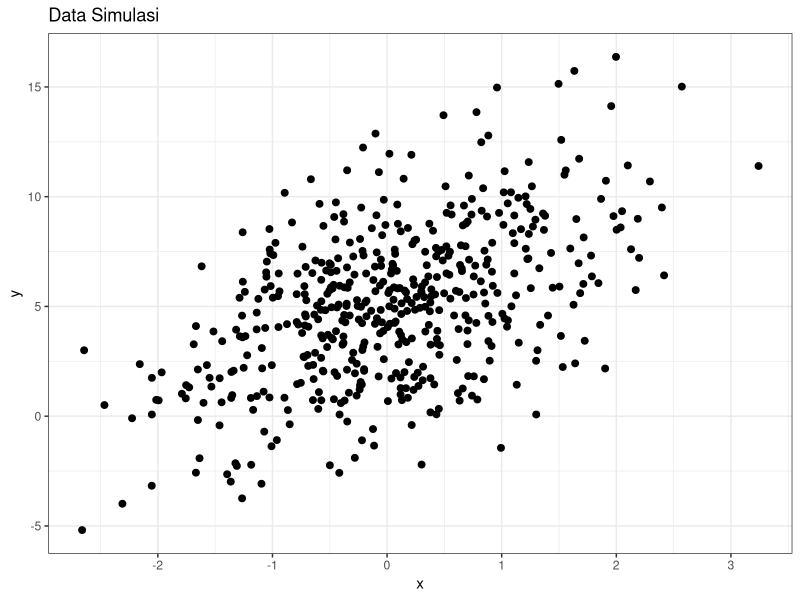
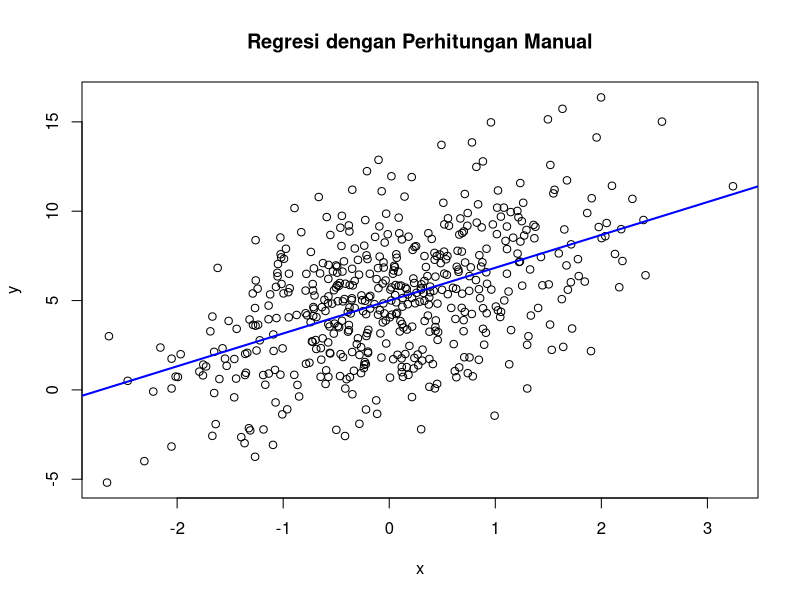
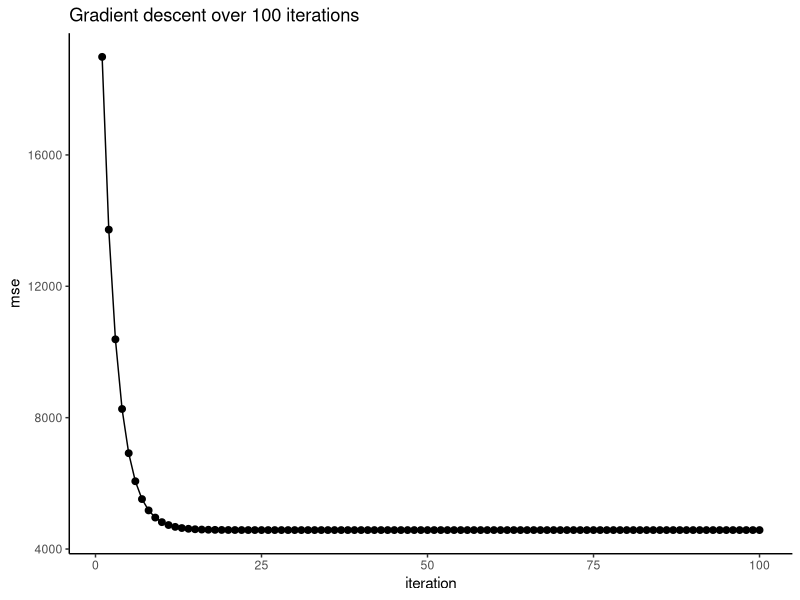
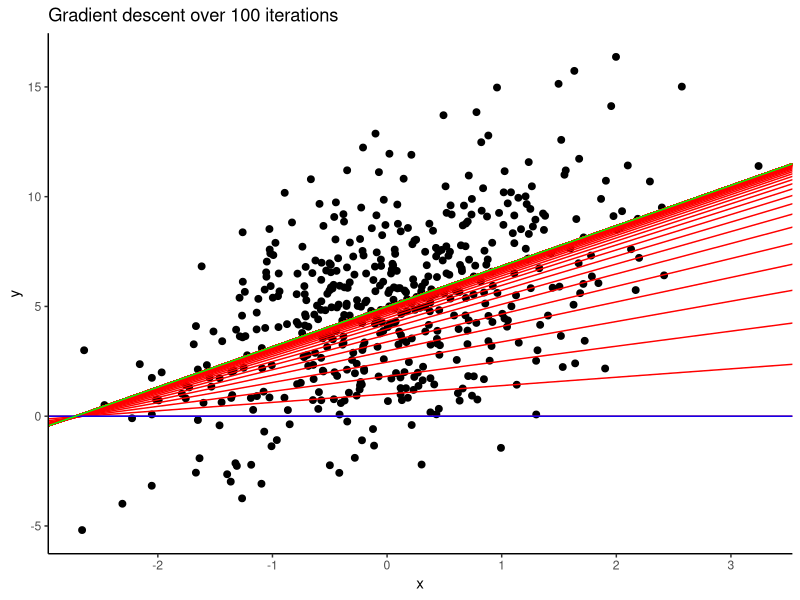

Generate these figures, in order, with R:
#membangkitkan bilangan random X dan Y
library(tidyverse)
set.seed(123)
theta_0 <- 5
theta_1 <- 2
n_obs <- 500
x <- rnorm(n_obs)
y <- theta_1*x + theta_0 + rnorm(n_obs, 0, 3)

#menggabungkan data X dan Y
data <- tibble(x = x, y = y)

#membuat plot X dan Y
ggplot(data, aes(x = x, y = y)) + 
  geom_point(size = 2) + theme_bw() + 
  labs(title = 'Data Simulasi')

#mengahapus variabel theta_0 &theta_1
rm(theta_0, theta_1)

#Menghitung Persamaan Regresi dengan manual
x_bar <- mean(x) # Menghitung nilai rata-rata variabel X
y_bar <- mean(y) #Menghitung nilai rata-rata variabel Y

#menghitung Nilai Slope/Beta(b)
slope <- sum((x - x_bar)*(y - y_bar))/sum((x - x_bar)^2)
slope

#menghitung nilai intercep/Alpha (a)
intercept <- y_bar - (slope * x_bar) 
intercept

plot(x,y, col = "black", main='Regresi dengan Perhitungan Manual'); 
abline(a = intercept, b = slope, col='blue', lwd=2)


#menghitung persamaan regresi dengan OLS menggunkan fungsi lm
ols <- lm(y ~ x, data = data)
mod <- print(ols)

#menghitung persamaan regresi dengan gradient descent
cost_function <- function(theta_0, theta_1, x, y){
  pred <- theta_1*x + theta_0
  res_sq <- (y - pred)^2
  res_ss <- sum(res_sq)
  return(mean(res_ss))
}

cost_function(theta_0 = ols$coefficients[1][[1]], 
              theta_1 = ols$coefficients[2][[1]],
              x = data$x, y = data$y)


gradient_desc <- function(theta_0, theta_1, x, y){
  N = length(x)
  pred <- theta_1*x + theta_0
  res <- y - pred
  delta_theta_0 <- (2/N)*sum(res)
  delta_theta_1 <- (2/N)*sum(res*x)
  return(c(delta_theta_0, delta_theta_1))
}

alpha <- 0.1
iter <- 100

minimize_function <- function(theta_0, theta_1, x, y, alpha){
  gd <- gradient_desc(theta_0, theta_1, x, y)
  d_theta_0 <- gd[1] * alpha
  d_theta_1 <- gd[2] * alpha
  new_theta_0 <- theta_0 + d_theta_0
  new_theta_1 <- theta_1 + d_theta_1
  return(c(new_theta_0, new_theta_1))
}

res <- list()
res[[1]] <- c(0, 0)

for (i in 2:iter){
  res[[i]] <- minimize_function(
    res[[i-1]][1], res[[i-1]][2], data$x, data$y, alpha
  )
}

res <- lapply(res, function(x) as.data.frame(t(x))) %>% bind_rows()
colnames(res) <- c('theta0', 'theta1')

loss <- res %>% as_tibble() %>% rowwise() %>%
  summarise(mse = cost_function(theta0, theta1, data$x, data$y))

res <- res %>% bind_cols(loss) %>%
  mutate(iteration = seq(1, 100)) %>% as_tibble()

res

ggplot(res, aes(x = iteration, y = mse)) + 
  geom_point(size = 2) + 
  theme_classic() + geom_line(aes(group = 1)) +
  labs(title = 'Gradient descent over 100 iterations')

ggplot(data, aes(x = x, y = y)) + 
  geom_point(size = 2) + 
  geom_abline(aes(intercept = theta0, slope = theta1),
              data = res, linewidth = 0.5, color = 'red') + 
  theme_classic() + 
  geom_abline(aes(intercept = theta0, slope = theta1), 
              data = res %>% slice_head(), 
              linewidth = 0.5, color = 'blue') + 
  geom_abline(aes(intercept = theta0, slope = theta1), 
              data = res %>% slice_tail(), 
              linewidth = 0.5, color = 'green') +
  labs(title = 'Gradient descent over 100 iterations')
